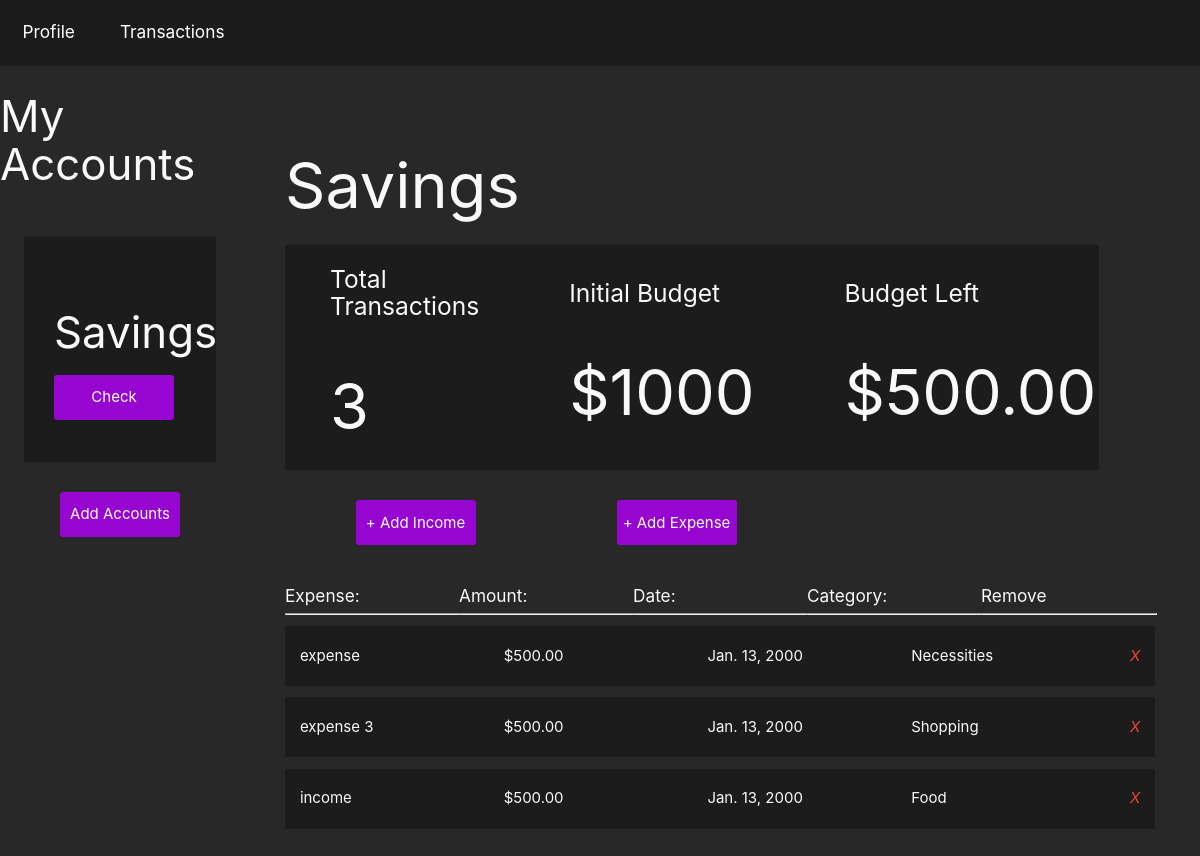
Page /savings/transactions on the earlier database version.
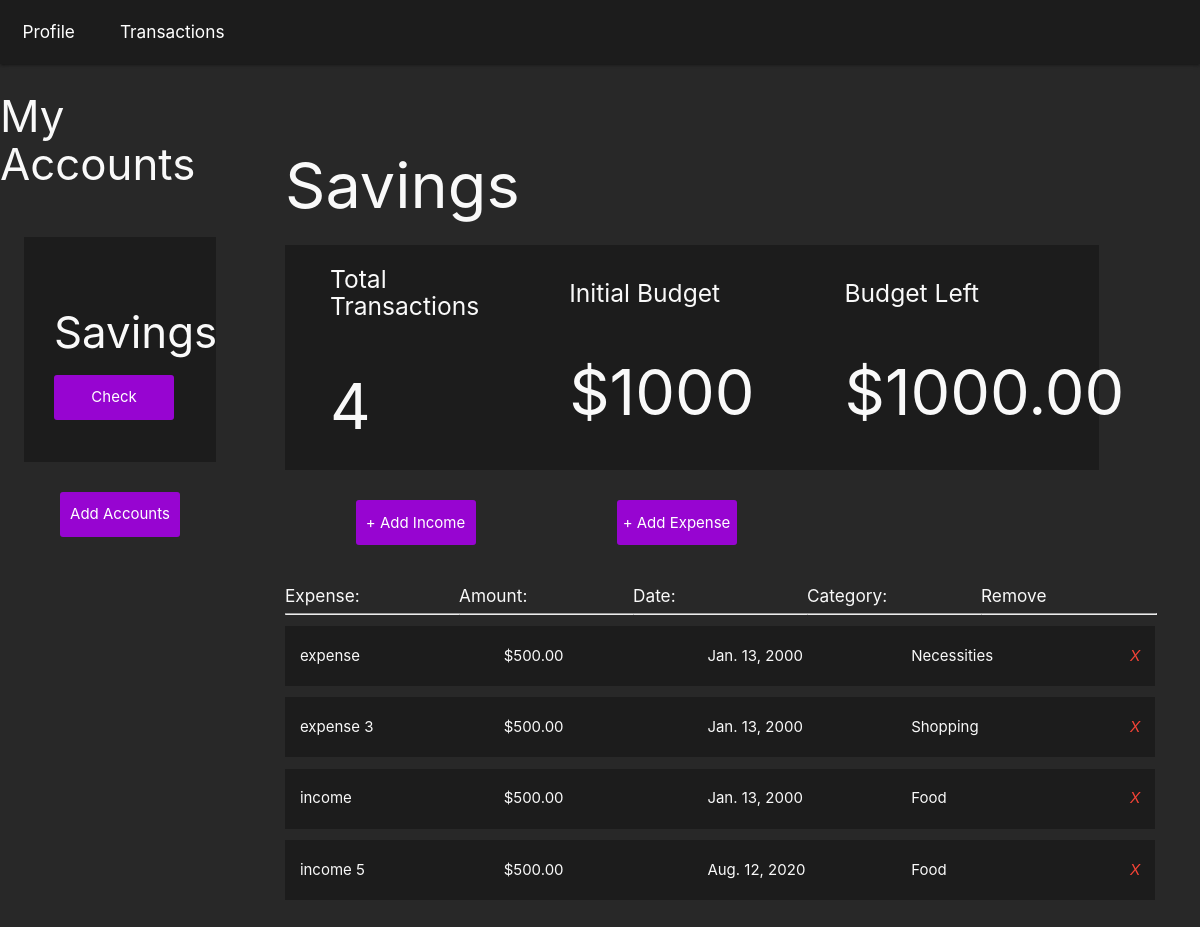
Same page on the later database version.
### budget/models.py (models this page shows, shortened)
class Project(models.Model):
    name = models.CharField(max_length=100)
    slug = models.SlugField(max_length=100, unique=True, blank=True)
    budget = models.IntegerField()
    def budget_left(self):
        expense_list = Expense.objects.filter(project=self)
        income_list = Income.objects.filter(project=self)
        total_expense_amount = 0
        total_income_amount = 0
        for expense in expense_list:
            total_expense_amount += expense.amount
        for income in income_list:
            total_income_amount += income.amount
        print(total_income_amount)
        return self.budget - total_expense_amount + total_income_amount
    def total_transactions(self):
        income_list = Income.objects.filter(project=self)
        expense_list = Expense.objects.filter(project=self)
        return len(expense_list) + len(income_list)

class Expense(models.Model):
    project = models.ForeignKey(Project, on_delete = models.CASCADE, related_name = 'expenses')
    title = models.CharField(max_length=100)
    amount = models.DecimalField(max_digits=8, decimal_places=2)
    date = models.DateField(("Date"), default=datetime.date.today)
    type = 'expense'
    category = models.CharField( max_length = 20, choices = SELECT_CATEGORY_CHOICES , default ='Food')
    class Meta:
        ordering = ('-amount',)

class Income(models.Model):
    project = models.ForeignKey(Project, on_delete = models.CASCADE, related_name = 'income')
    title = models.CharField(max_length=100)
    amount = models.DecimalField(max_digits=8, decimal_places=2)
    date = models.DateField(("Date"), default=datetime.date.today)
    type = 'income'
    category = models.CharField( max_length = 20, choices = SELECT_CATEGORY_CHOICES , default ='Food')
    class Meta:
        ordering = ('-amount',)

### budget/views.py (the view, shortened to what this page needs)
# urls.py: path('<slug:project_slug>/transactions', views.transactions, name = 'transactions')
def transactions(request, project_slug):
    project_list = Project.objects.all()
    project = get_object_or_404(Project, slug=project_slug)
    if request.method == "GET":
        return render(request, 'budget/transactions.html', {'project': project, 'project_list': project_list, 'expense_list': project.expenses.all(), 'income_list': project.income.all()})
    return render(request, 'budget/transactions.html', {'project': project, 'project_list': project_list, 'expense_list': project.expenses.all(), 'income_list': project.income.all()})

### budget/templates/budget/transactions.html (shortened to what this page needs)
{% extends 'budget/base.html' %}
{% block content %}
{% include "./header.html" %}
<div class = "transactions-section">
    <h1>{{ project.name }}</h1>
    <section class="profile-stats">
        <div class = "stat-card">
            <h5>Total Transactions</h6>
            <h1>{{ project.total_transactions }}</h1>
        </div>
        <div class = "stat-card">
            <h5>Initial Budget</h6>
            <h1>${{ project.budget }}</h1>
        </div>
        <div class = "stat-card">
            <h5>Budget Left</h6>
            {% if project.budget_left > 0 %}
                <h1>${{ project.budget_left }}</h1>
            {% elif project.budget_left == 0 %}
                <h1>${{ project.budget_left }}</h1>
            {% else %}
                <h1>${{ project.budget_left }}</h1>
            {% endif %}
        </div>
    </section>
    <section class = "section-expenses">
        <div class="button-row">
            <button class="modal-trigger account-button" id = "income-trigger" href = "#expenseModal" onClick = "incomeFunction()">+ Add Income</button>
            <button class="modal-trigger account-button" id = "expense-trigger" href = "#expenseModal" onClick = "expenseFunction()">+ Add Expense</button>
        </div>
        <div class="expense-row">
            <div class = 'expense-title'>
                <h6>Expense:</h6>
                <hr/>
            </div>
            <div class = 'expense-title'>
                <h6>Amount:</h6>
                <hr/>
            </div>
            <div class = 'expense-title'>
                <h6>Date:</h6>
                <hr/>
            </div>
            <div class = 'expense-title'>
                <h6>Category:</h6>
                <hr/>
            </div>
            <div class = 'expense-title'>
                <h6>Remove</h6>
                <hr/>
            </div>
        </div>
        <ul class="expense-list">
            {% for expense in expense_list %}
            <li>
                <div class="expense-col">
                    <spanc>{{ expense.title }}</span>
                </div>
                <div class="expense-col">
                    <spanc>${{ expense.amount }}</span>
                </div>
                <div class="expense-col">
                    <spanc>{{ expense.date }}</span>
                </div>
                <div class="expense-col">
                    <spanc>{{ expense.category }}</span>
                </div>
                <a class = "close-icon" name = "action" value = "expense" onclick = "deleteExpense(this), window.location.reload();" data-id = "{{ expense.id }}">
                    <i class="red-text right">X</i>
                </a>
            </li>
            {% empty %}
            <div class = "">
                <h3>You have no expenses yet</h3>
            </div>
            {% endfor %}
            {% for income in income_list %}
            <li>
                <div class="expense-col">
                    <spanc>{{ income.title }}</span>
                </div>
                <div class="expense-col">
                    <spanc>${{ income.amount }}</span>
                </div>
                <div class="expense-col">
                    <spanc>{{ income.date }}</span>
                </div>
                <div class="expense-col">
                    <spanc>{{ income.category }}</span>
                </div>
                <a class = "close-icon"  name = "action" value = "income" onclick = "deleteIncome(this), window.location.reload();"data-id = "{{ income.id }}">
                    <i class="red-text right">X</i>
                </a>
            </li>
            {% empty %}
            <div class = "">
                <h3 class='grey-text'>You have no income yet</h3>
            </div>
            {% endfor %}
        </ul>
    </section>
</div>
{% endblock %}

### budget/templates/budget/header.html
{% extends 'budget/base.html' %}
{% block content %}
<nav class = "nav-dec">
    <a href="{% url 'profile' project.slug %}">Profile</a>
    <a href="{% url 'transactions' project.slug %}">Transactions</a>
</nav>
<div class = 'left-nav'>
    <h3>My Accounts</h3>
    <div class="project-list">
        {% for project in project_list %}
            <div class="project-card">
                <h3>{{ project.name }}</h3>
                <a href="{% url 'profile' project.slug %}" class="account-button">Check</a>
            </div>
        {% endfor %}
        <a href="./add" class="account-button">
            <span>Add Accounts</span>
        </a>
    </div>
</div>
{% endblock %}

Differences in the rows shown:
computed for Project "Savings": total_transactions "3" → "4"; budget_left "500.00" → "1000.00"
added Income: title "income 5", amount "500.00", date "Aug. 12, 2020", category "Food"
